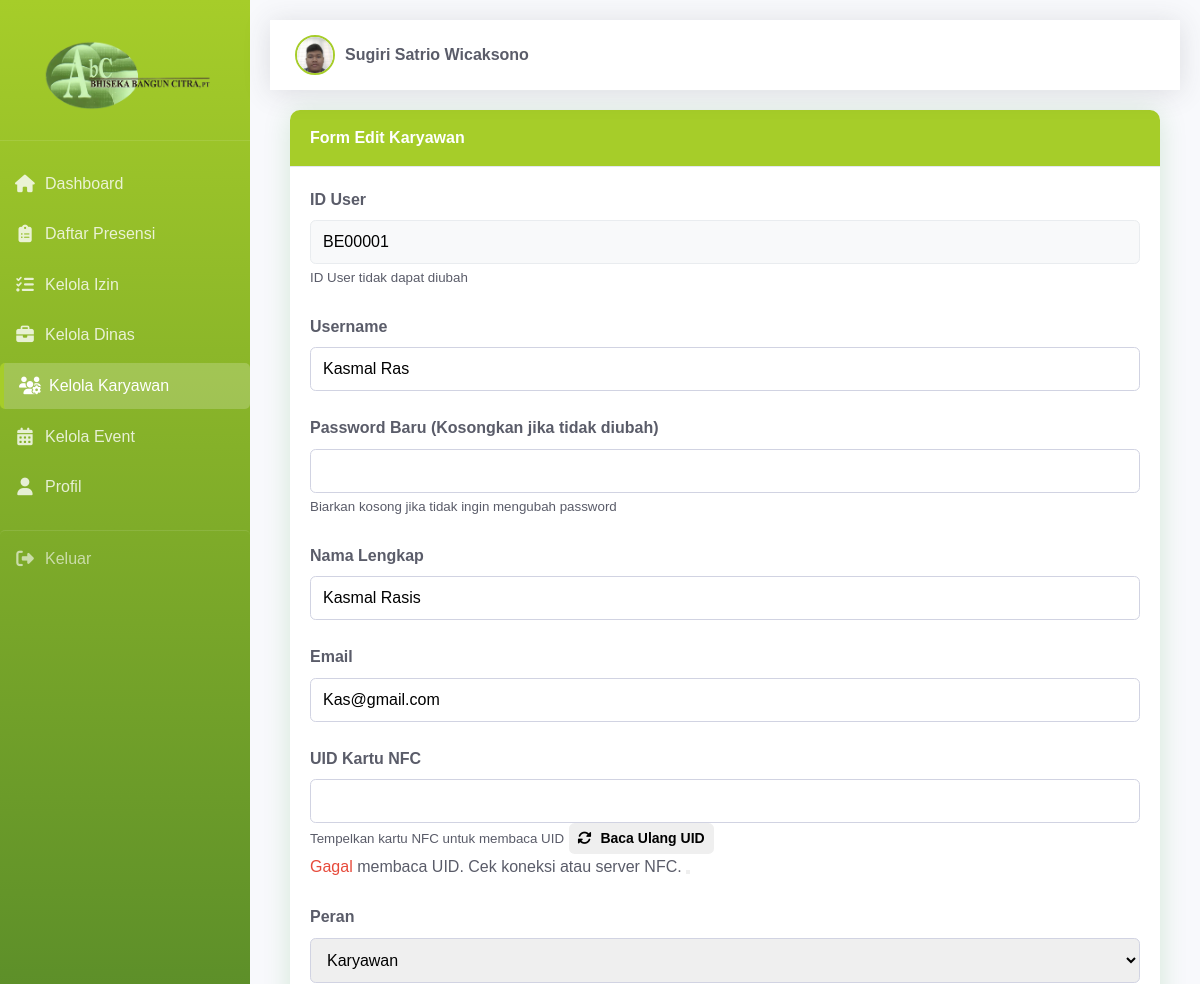
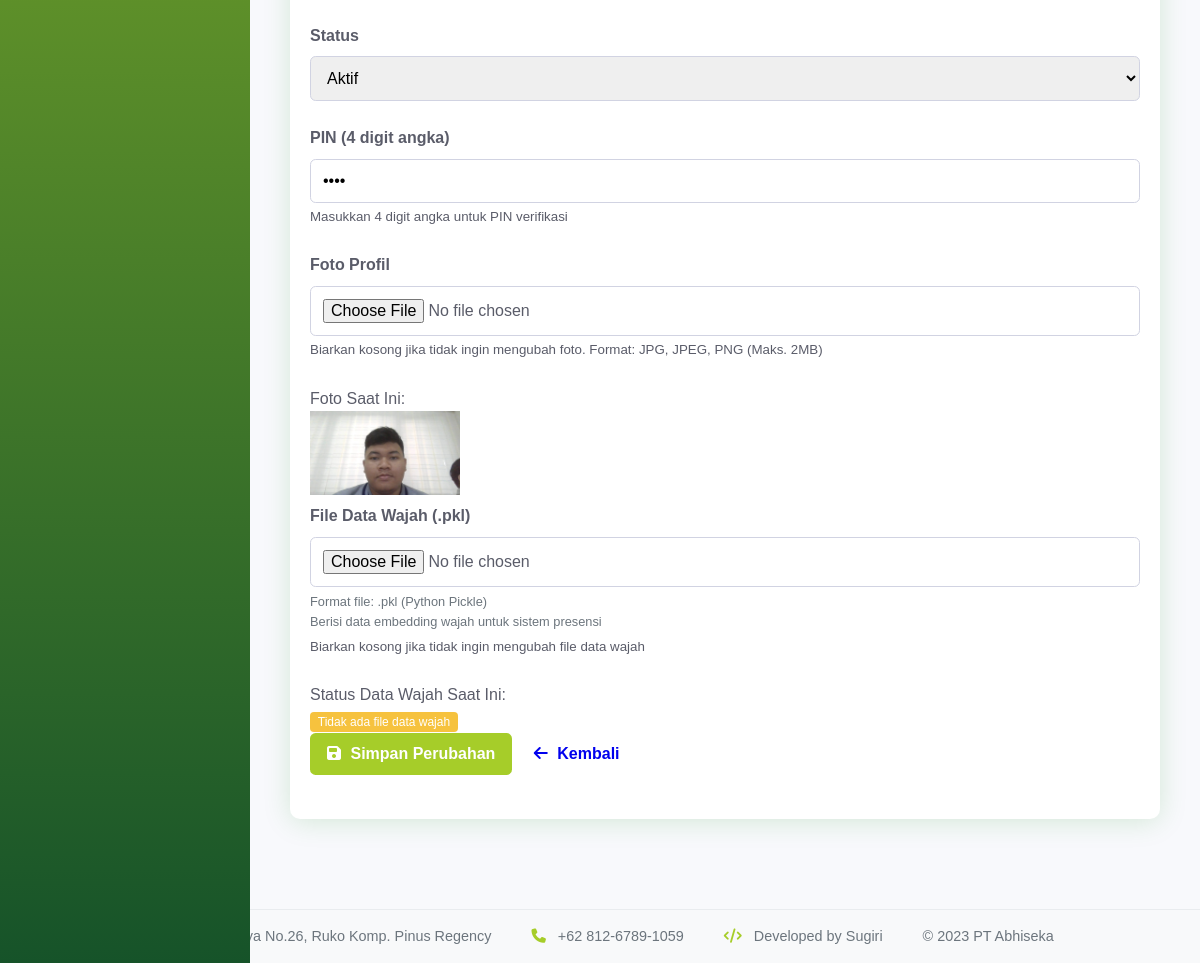
/frontend/edit_karyawan.php?id=BE00001 (signed in), run on the app's committed database (2 pictures, top to bottom).
### tables this page shows
CREATE TABLE `pengguna` (
  `id_user` varchar(20) NOT NULL,
  `username` varchar(50) NOT NULL,
  `password` varchar(255) NOT NULL,
  `nama_lengkap` varchar(60) NOT NULL,
  `email` varchar(50) NOT NULL,
  `peran` enum('superadmin','admin','karyawan') NOT NULL DEFAULT 'karyawan',
  `uid` varchar(255) DEFAULT NULL,
  `foto_path` varchar(255) DEFAULT NULL,
  `data_wajah` text DEFAULT NULL COMMENT 'Data wajah untuk face recognition',
  `dibuat_pada` timestamp NOT NULL DEFAULT current_timestamp(),
  `diperbarui_pada` timestamp NOT NULL DEFAULT current_timestamp() ON UPDATE current_timestamp(),
  `status` enum('aktif','nonaktif') DEFAULT 'aktif',
  `verif` int(4) NOT NULL
);

### frontend/edit_karyawan.php (the view, shortened to what this page needs)
<?php
require 'config.php';
$peran = $_SESSION['peran'];
$id_user = $_SESSION['id_user'];
$stmt = $pdo->prepare("SELECT * FROM pengguna WHERE id_user = ?");
$stmt->execute([$id_user]);
$user = $stmt->fetch(PDO::FETCH_ASSOC);
$foto_path = !empty($user['foto_path']) ? $user['foto_path'] : '../images/default-profile.jpg';
$id_karyawan = $_GET['id'];
$stmt = $pdo->prepare("SELECT * FROM pengguna WHERE id_user = ?");
$stmt->execute([$id_karyawan]);
$karyawan = $stmt->fetch(PDO::FETCH_ASSOC);
?>
<!DOCTYPE html>
<html lang="id">
<head>
    <link rel="stylesheet" href="https://cdnjs.cloudflare.com/ajax/libs/font-awesome/6.0.0-beta3/css/all.min.css">
    <link rel="stylesheet" href="../css/style.css">
</head>
<body>
    <div class="dashboard-fluid">
        <div class="col-md-3 col-lg-2 sidebar">
            <div class="sidebar-header">
                <img src="../images/Abhiseka.png" alt="Logo Perusahaan" class="heading-image">
            </div>
            <nav class="sidebar-nav">
                <a href="dashboard.php" class="nav-link">
                    <i class="fas fa-home"></i>
                    <span>Dashboard</span>
                </a>
                <?php if ($peran == 'admin' || $peran == 'superadmin'): ?>
                    <a href="daftar_presensi.php" class="nav-link">
                        <i class="fas fa-clipboard-list"></i>
                        <span>Daftar Presensi</span>
                    </a>
                    <a href="kelola_izin.php" class="nav-link">
                        <i class="fas fa-tasks"></i>
                        <span>Kelola Izin</span>
                    </a>
                    <a href="kelola_dinas.php" class="nav-link">
                        <i class="fas fa-briefcase"></i>
                        <span>Kelola Dinas</span>
                    </a>
                <?php endif; ?>
                <?php if ($peran == 'superadmin'): ?>
                    <a href="kelola_karyawan.php" class="nav-link active">
                        <i class="fas fa-users-cog"></i>
                        <span>Kelola Karyawan</span>
                    </a>
                    <a href="kelola_event.php" class="nav-link">
                        <i class="fas fa-calendar-alt"></i>
                        <span>Kelola Event</span>
                    </a>
                <?php endif; ?>
                <a href="profil.php" class="nav-link">
                    <i class="fas fa-user"></i>
                    <span>Profil</span>
                </a>
                <a href="logout.php" class="nav-link logout-btn">
                    <i class="fas fa-sign-out-alt"></i>
                    <span>Keluar</span>
                </a>
            </nav>
        </div>
        <div class="main-content">
            <nav class="navbar navbar-expand-lg navbar-light bg-light rounded shadow-sm mb-4">
                <div class="navbar-user">
                    <img src="<?= $foto_path ?>" alt="User" class="rounded-circle me-2" width="40" height="40">
                    <span><?php echo $_SESSION['nama_lengkap']; ?></span>
                </div>
            </nav>
            <div class="content-wrapper">
                <div class="row">
                    <div class="col-md-10 mx-auto">
                        <div class="card">
                            <div class="card-header bg-primary text-white">
                                <h4 class="mb-0">Form Edit Karyawan</h4>
                            </div>
                            <div class="card-body">
                                <form action="edit_karyawan.php?id=<?= $id_karyawan ?>" method="POST" enctype="multipart/form-data">
                                    <div class="row">
                                        <div class="col-md-6">
                                            <div class="form-group">
                                                <label for="id_user">ID User</label>
                                                <input type="text" class="form-control" id="id_user" name="id_user"
                                                    value="<?php echo htmlspecialchars($karyawan['id_user']); ?>" readonly>
                                                <small class="text-muted">ID User tidak dapat diubah</small>
                                            </div>
                                        </div>
                                        <div class="col-md-6">
                                            <div class="form-group">
                                                <label for="username">Username</label>
                                                <input type="text" class="form-control" id="username" name="username"
                                                    value="<?php echo htmlspecialchars($karyawan['username']); ?>" required>
                                            </div>
                                        </div>
                                    </div>
                                    <div class="row">
                                        <div class="col-md-6">
                                            <div class="form-group">
                                                <label for="password">Password Baru (Kosongkan jika tidak diubah)</label>
                                                <input type="password" class="form-control" id="password" name="password">
                                                <small class="text-muted">Biarkan kosong jika tidak ingin mengubah password</small>
                                            </div>
                                        </div>
                                        <div class="col-md-6">
                                            <div class="form-group">
                                                <label for="nama_lengkap">Nama Lengkap</label>
                                                <input type="text" class="form-control" id="nama_lengkap" name="nama_lengkap"
                                                    value="<?php echo htmlspecialchars($karyawan['nama_lengkap']); ?>" required>
                                            </div>
                                        </div>
                                    </div>
                                    <div class="row">
                                        <div class="col-md-6">
                                            <div class="form-group">
                                                <label for="email">Email</label>
                                                <input type="email" class="form-control" id="email" name="email"
                                                    value="<?php echo htmlspecialchars($karyawan['email']); ?>" required>
                                            </div>
                                        </div>
                                        <div class="col-md-6">
                                            <div class="form-group">
                                                <label for="uid">UID Kartu NFC</label>
                                                <input type="text" class="form-control" id="uid" name="uid"
                                                    value="<?php echo htmlspecialchars($karyawan['uid'] ?? ''); ?>" required>
                                                <small class="text-muted">Tempelkan kartu NFC untuk membaca UID</small>
                                                <button type="button" class="btn btn-sm btn-outline-secondary mt-2" onclick="getUID()">
                                                    <i class="fas fa-sync-alt"></i> Baca Ulang UID
                                                </button>
                                            </div>
                                        </div>
                                    </div>
                                    <div class="row">
                                        <div class="col-md-4">
                                            <div class="form-group">
                                                <label for="peran">Peran</label>
                                                <select class="form-select" id="peran" name="peran" required>
                                                    <option value="karyawan" <?= $karyawan['peran'] == 'karyawan' ? 'selected' : '' ?>>Karyawan</option>
                                                </select>
                                            </div>
                                        </div>
                                        <div class="col-md-4">
                                            <div class="form-group">
                                                <label for="status">Status</label>
                                                <select class="form-select" id="status" name="status" required>
                                                    <option value="aktif" <?= $karyawan['status'] == 'aktif' ? 'selected' : '' ?>>Aktif</option>
                                                </select>
                                            </div>
                                        </div>
                                        <div class="col-md-4">
                                            <div class="form-group">
                                                <label for="pin">PIN (4 digit angka)</label>
                                                <input type="password" class="form-control" id="pin" name="pin"
                                                    value="<?php echo htmlspecialchars($karyawan['verif']); ?>"
                                                    maxlength="4" pattern="\d{4}" title="Harus 4 digit angka" required>
                                                <small class="text-muted">Masukkan 4 digit angka untuk PIN verifikasi</small>
                                            </div>
                                        </div>
                                    </div>
                                    <div class="row">
                                        <div class="col-md-6">
                                            <div class="form-group">
                                                <label for="foto">Foto Profil</label>
                                                <input type="file" class="form-control" id="foto" name="foto" accept="image/jpeg, image/png">
                                                <small class="text-muted">Biarkan kosong jika tidak ingin mengubah foto. Format: JPG, JPEG, PNG (Maks. 2MB)</small>
                                            </div>
                                        </div>
                                        <div class="col-md-6">
                                            <label>Foto Saat Ini:</label><br>
                                            <img src="<?= $karyawan['foto_path'] ?>" alt="Foto Profil" class="img-thumbnail" style="max-width: 150px;">
                                        </div>
                                    </div>
                                    <div class="row mt-3">
                                        <div class="col-md-6">
                                            <div class="form-group">
                                                <label for="data_wajah">File Data Wajah (.pkl)</label>
                                                <input type="file" class="form-control" id="data_wajah" name="data_wajah"
                                                       accept=".pkl" onchange="validatePKLFile(this)">
                                                <div class="file-requirements">
                                                    Format file: .pkl (Python Pickle)<br>
                                                    Berisi data embedding wajah untuk sistem presensi
                                                </div>
                                                <small class="text-muted">Biarkan kosong jika tidak ingin mengubah file data wajah</small>
                                            </div>
                                        </div>
                                        <div class="col-md-6">
                                            <label>Status Data Wajah Saat Ini:</label><br>
                                            <?php if (!empty($karyawan['data_wajah'])): ?>
                                                <span class="badge badge-success">File data wajah tersedia</span>
                                                <p class="small text-muted mt-1">File: <?php echo basename($karyawan['data_wajah']); ?></p>
                                            <?php else: ?>
                                                <span class="badge badge-warning">Tidak ada file data wajah</span>
                                            <?php endif; ?>
                                        </div>
                                    </div>
                                    <div class="form-group text-center mt-4">
                                        <button type="submit" name="edit_karyawan" class="btn btn-primary btn-lg">
                                            <i class="fas fa-save"></i> Simpan Perubahan
                                        </button>
                                        <a href="kelola_karyawan.php" class="btn btn-secondary btn-lg">
                                            <i class="fas fa-arrow-left"></i> Kembali
                                        </a>
                                    </div>
                                </form>
                            </div>
                        </div>
                    </div>
                </div>
            </div>
        </div>
    </div>
    <footer class="flat-footer">
        <div class="footer-content">
            <div class="footer-section">
                <p><i class="fas fa-map-marker-alt"></i> Jl. Pinus Raya No.26, Ruko Komp. Pinus Regency</p>
            </div>
            <div class="footer-section">
                <p><i class="fas fa-phone"></i> +62 812-6789-1059</p>
            </div>
            <div class="footer-section">
                <p><i class="fas fa-code"></i> Developed by Sugiri</p>
            </div>
            <div class="footer-section">
                <p>&copy; 2023 PT Abhiseka</p>
            </div>
        </div>
    </footer>
</body>
</html>

### data on the page
pengguna: foto_path (picture)
pengguna: id_user "BE00001", username "Kasmal Ras", nama_lengkap "Kasmal Rasis", email "Kas@gmail.com", peran "Karyawan", status "Aktif", foto_path (picture)

### other printed values
$_SESSION['nama_lengkap'] "Sugiri Satrio Wicaksono"
